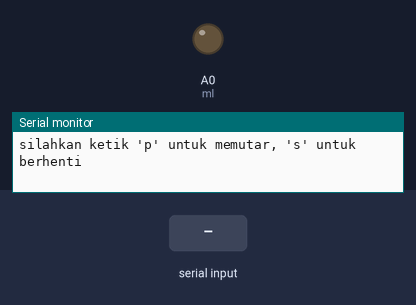
Bench run of a sketch on a simulated Arduino Uno, built with avr-gcc and run on an emulated ATmega328P. Parts: output pins drawn as LEDs (lit = HIGH), the last lines printed to the serial monitor. Inputs (shaded band) come from the test bench.

Above: at 1.2 s.
1.3 s: "s" received over Serial
At 3.3 s:
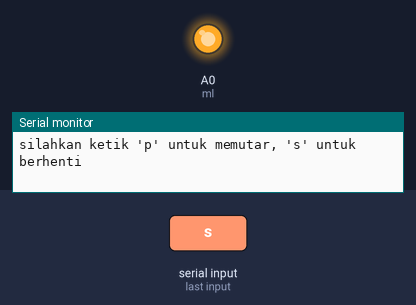
3.8 s: "p" received over Serial
At 5.2 s:
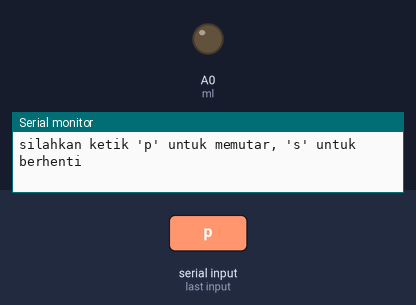
Timing chart, 0 to 6.8 s (numbered marks = the images above; inputs shaded):
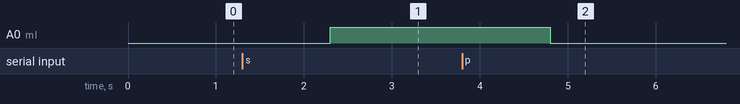

The sketch:

modul_bluetooth.ino
```cpp
int ml=A0;
int h=225;
int l=0;
String motion;

void setup () {
  Serial.begin (9600);
  pinMode(ml,OUTPUT);
}

void loop(){
  Serial.println("silahkan ketik 'p' untuk memutar, 's' untuk berhenti");
  while(Serial.available()==0){}

  motion=Serial.readString();
  if(motion=="p"){
    analogWrite(ml,1);
  }

  if(motion=="s"){
    analogWrite(ml,h);
    delay (1000);
  }
}
```

Measured:
- after the input at 1.3 s, A0 (ml): LOW → HIGH after 1.0 s
- after the input at 3.8 s, A0 (ml): HIGH → LOW after 1.0 s
